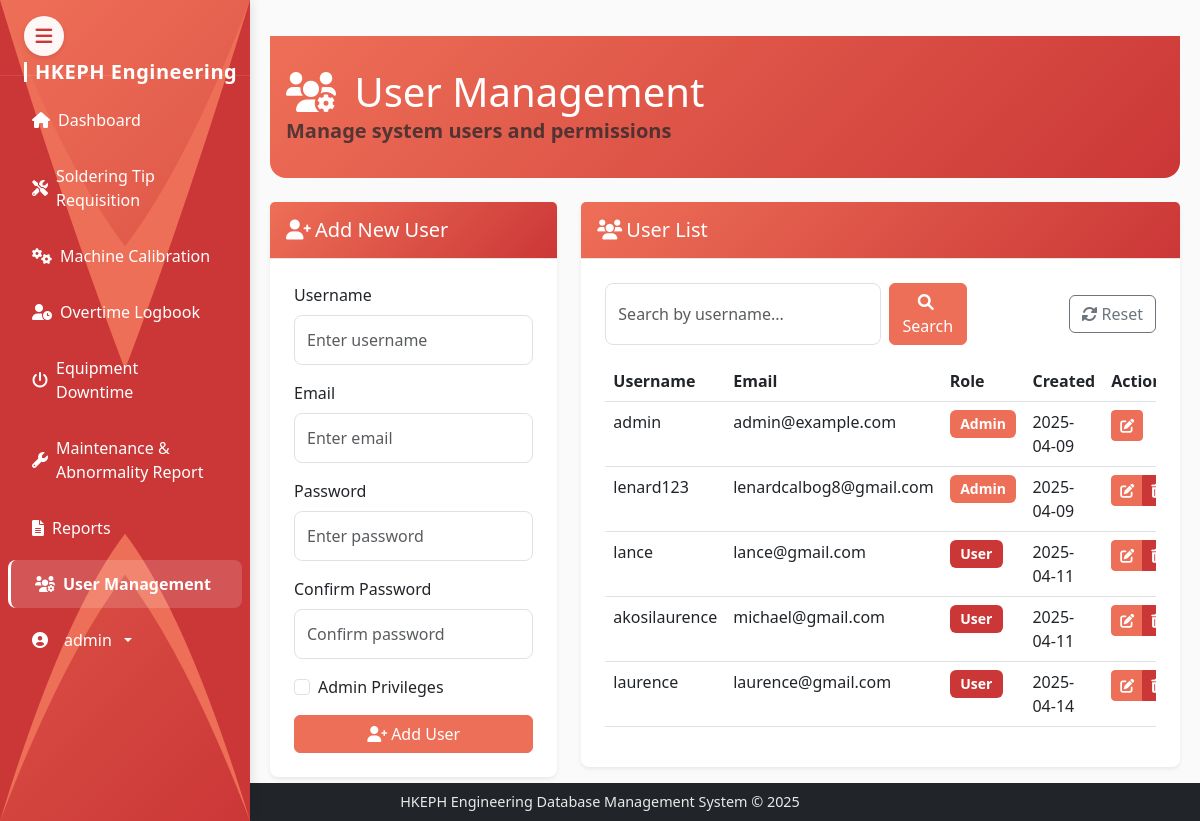
Screenshot of /users (signed in) with the database file from the repository.
### models.py (models this page shows, shortened)
class User(UserMixin, db.Model):
    id = db.Column(db.Integer, primary_key=True)
    username = db.Column(db.String(64), unique=True, nullable=False)
    email = db.Column(db.String(120), unique=True, nullable=False)
    password_hash = db.Column(db.String(256), nullable=False)
    is_admin = db.Column(db.Boolean, default=False)
    date_created = db.Column(db.DateTime, default=datetime.utcnow)

### routes.py (the view)
@app.route('/users')
@login_required
def user_management():
    if not current_user.is_admin:
        flash('Access denied. Admin privileges required.', 'danger')
        return redirect(url_for('dashboard'))
    search_query = request.args.get('search', '')
    if search_query:
        users = User.query.filter(
            User.username.ilike(f'%{search_query}%')
        ).all()
    else:
        users = User.query.all()
    form = UserForm()
    return render_template('user_management.html', users=users, form=form, search_query=search_query)

### forms.py
class UserForm(FlaskForm):
    username = StringField('Username', validators=[DataRequired(), Length(min=3, max=64)])
    email = StringField('Email', validators=[DataRequired(), Email(), Length(max=120)])
    password = PasswordField('Password', validators=[Optional(), Length(min=6, max=64)])
    confirm_password = PasswordField('Confirm Password', validators=[
        Optional(),
        EqualTo('password', message='Passwords must match')
    ])
    is_admin = BooleanField('Admin Privileges')

### app.py (called while the page is built)
@login_manager.user_loader
def load_user(user_id):
    return User.query.get(int(user_id))

### templates/user_management.html (shortened to what this page needs)
{% extends 'base.html' %}
{% block content %}
<div class="content-area">
    <div class="dashboard-header mb-4">
        <div class="header-content">
            <h1 class="mb-0" style="color: white;">
                <i class="fas fa-users-cog me-2" style="color: white;"></i>
                User Management
            </h1>
            <p class="lead text-muted mb-0 bold-welcome">
                Manage system users and permissions
            </p>
        </div>
    </div>
    <div class="row mb-4">
        <div class="col-md-4">
            <div class="card">
                <div class="card-header" style="background: linear-gradient(135deg, var(--accent-primary), var(--accent-secondary)); color: white;">
                    <h5 class="mb-0">
                        {% if edit_user %}
                        <i class="fas fa-user-edit me-1"></i>Edit User
                        {% else %}
                        <i class="fas fa-user-plus me-1"></i>Add New User
                        {% endif %}
                    </h5>
                </div>
                <div class="card-body">
                    {% if edit_user %}
                    <form method="POST" action="{{ url_for('edit_user', user_id=edit_user.id) }}">
                    {% else %}
                    <form method="POST" action="{{ url_for('add_user') }}">
                    {% endif %}
                        <div class="mb-3">
                            <label for="username" class="form-label">Username</label>
                            {{ form.username(class="form-control", placeholder="Enter username") }}
                        </div>
                        <div class="mb-3">
                            <label for="email" class="form-label">Email</label>
                            {{ form.email(class="form-control", placeholder="Enter email") }}
                        </div>
                        <div class="mb-3">
                            <label for="password" class="form-label">
                                Password
                            </label>
                            {{ form.password(class="form-control", placeholder="Enter password") }}
                        </div>
                        <div class="mb-3">
                            <label for="confirm_password" class="form-label">Confirm Password</label>
                            {{ form.confirm_password(class="form-control", placeholder="Confirm password") }}
                        </div>
                        <div class="mb-3 form-check">
                            {{ form.is_admin(class="form-check-input") }}
                            <label class="form-check-label" for="is_admin">Admin Privileges</label>
                        </div>
                        <div class="d-grid gap-2">
                            {% if edit_user %}
                            <button type="submit" class="btn btn-primary">
                                <i class="fas fa-save me-1"></i>Update User
                            </button>
                            <a href="{{ url_for('user_management') }}" class="btn btn-secondary">
                                <i class="fas fa-times me-1"></i>Cancel
                            </a>
                            {% else %}
                            <button type="submit" class="btn btn-primary">
                                <i class="fas fa-user-plus me-1"></i>Add User
                            </button>
                            {% endif %}
                        </div>
                    </form>
                </div>
            </div>
        </div>
        <div class="col-md-8">
            <div class="card">
                <div class="card-header" style="background: linear-gradient(135deg, var(--accent-primary), var(--accent-secondary)); color: white;">
                    <h5 class="mb-0"><i class="fas fa-users me-1"></i>User List</h5>
                </div>
                <div class="card-body">
                    <div class="d-flex justify-content-between align-items-center mb-3">
                        <form class="d-flex" method="GET" action="{{ url_for('user_management') }}">
                            <input type="text" class="form-control me-2" name="search" placeholder="Search by username..." value="{{ search_query if search_query else '' }}">
                            <button class="btn btn-primary" type="submit">
                                <i class="fas fa-search me-1"></i>Search
                            </button>
                        </form>
                        <a href="{{ url_for('user_management') }}" class="btn btn-outline-secondary">
                            <i class="fas fa-sync-alt me-1"></i>Reset
                        </a>
                    </div>
                    <div class="table-responsive">
                        <table class="table table-hover">
                            <thead>
                                <tr>
                                    <th>Username</th>
                                    <th>Email</th>
                                    <th>Role</th>
                                    <th>Created</th>
                                    <th>Actions</th>
                                </tr>
                            </thead>
                            <tbody>
                                {% for user in users %}
                                <tr>
                                    <td>{{ user.username }}</td>
                                    <td>{{ user.email }}</td>
                                    <td>
                                        {% if user.is_admin %}
                                        <span class="badge bg-primary">Admin</span>
                                        {% else %}
                                        <span class="badge bg-secondary">User</span>
                                        {% endif %}
                                    </td>
                                    <td>{{ user.date_created.strftime('%Y-%m-%d') }}</td>
                                    <td>
                                        <div class="btn-group btn-group-sm" role="group">
                                            <a href="{{ url_for('edit_user', user_id=user.id) }}" class="btn btn-warning">
                                                <i class="fas fa-edit"></i>
                                            </a>
                                            {% if user.id != current_user.id %}
                                            <button type="button" class="btn btn-danger" data-bs-toggle="modal" data-bs-target="#deleteUserModal-{{ user.id }}">
                                                <i class="fas fa-trash-alt"></i>
                                            </button>
                                            {% endif %}
                                        </div>
                                    </td>
                                </tr>
                                {% endfor %}
                            </tbody>
                        </table>
                    </div>
                </div>
            </div>
        </div>
    </div>
</div>
{% endblock %}

### templates/base.html (shortened to what this page needs)
<!DOCTYPE html>
<html lang="en" data-bs-theme="light" style="height: 100%;">
<head>
    <link href="https://cdn.jsdelivr.net/npm/bootstrap@5.3.0/dist/css/bootstrap.min.css" rel="stylesheet">
    <link rel="stylesheet" href="https://cdnjs.cloudflare.com/ajax/libs/font-awesome/6.0.0/css/all.min.css">
    <link rel="stylesheet" type="text/css" href="https://cdn.jsdelivr.net/npm/daterangepicker/daterangepicker.css" />
    <link rel="stylesheet" href="{{ url_for('static', filename='css/style.css') }}">
</head>
<body class="{% block body_class %}{% endblock %}" style="height: 100%; margin: 0;">
    <button class="sidebar-toggle" type="button" id="sidebarToggle">
        <i class="fas fa-bars"></i>
    </button>
    <nav class="sidebar" id="sidebar">
        <svg class="sidebar-wave" viewBox="0 0 100 100" preserveAspectRatio="none">
            <path d="M0 0 L0 100 Q25 80 50 70 Q75 80 100 100 L100 0 Q75 20 50 30 Q25 20 0 0 Z" fill="var(--accent-primary)"/>
            <path d="M0 0 L0 100 Q25 75 50 65 Q75 75 100 100 L100 0 Q75 25 50 45 Q25 25 0 0 Z" fill="var(--accent-secondary)"/>
        </svg>
        <div class="sidebar-brand">
            <a class="navbar-brand" href="{{ url_for('dashboard') }}">
                <span>HKEPH Engineering</span>
            </a>
        </div>
        {% if current_user.is_authenticated %}
        <ul class="sidebar-nav nav flex-column">
            <li class="nav-item">
                <a class="nav-link {% if request.path == url_for('dashboard') %}active fw-bold{% endif %}" href="{{ url_for('dashboard') }}">
                    <i class="fas fa-home"></i>
                    <span>Dashboard</span>
                </a>
            </li>
            <li class="nav-item">
                <a class="nav-link {% if request.path == url_for('soldering_tips') %}active fw-bold{% endif %}" href="{{ url_for('soldering_tips') }}">
                    <i class="fas fa-tools"></i>
                    <span>Soldering Tip Requisition</span>
                </a>
            </li>
            <li class="nav-item">
                <a class="nav-link {% if request.path == url_for('machine_calibrations') %}active fw-bold{% endif %}" href="{{ url_for('machine_calibrations') }}">
                    <i class="fas fa-cogs"></i>
                    <span>Machine Calibration</span>
                </a>
            </li>
            <li class="nav-item">
                <a class="nav-link {% if request.path == url_for('overtime_logbook') %}active fw-bold{% endif %}" href="{{ url_for('overtime_logbook') }}">
                    <i class="fas fa-user-clock"></i>
                    <span>Overtime Logbook</span>
                </a>
            </li>
            <li class="nav-item">
                <a class="nav-link {% if request.path == url_for('equipment_downtime') %}active fw-bold{% endif %}" href="{{ url_for('equipment_downtime') }}">
                    <i class="fas fa-power-off"></i>
                    <span>Equipment Downtime</span>
                </a>
            </li>
            <li class="nav-item">
                <a class="nav-link {% if request.path == url_for('maintenance_reports') %}active fw-bold{% endif %}" href="{{ url_for('maintenance_reports') }}">
                    <i class="fas fa-wrench"></i>
                    <span>Maintenance & Abnormality Report</span>
                </a>
            </li>
            <li class="nav-item">
                <a class="nav-link {% if request.path == url_for('reports') %}active fw-bold{% endif %}" href="{{ url_for('reports') }}">
                    <i class="fas fa-file-alt"></i>
                    <span>Reports</span>
                </a>
            </li>
            {% if current_user.is_admin %}
            <li class="nav-item">
                <a class="nav-link {% if request.path == url_for('user_management') %}active fw-bold{% endif %}" href="{{ url_for('user_management') }}">
                    <i class="fas fa-users-cog"></i>
                    <span>User Management</span>
                </a>
            </li>
            {% endif %}
            <li class="nav-item mt-auto">
                <div class="dropdown">
                    <a class="nav-link dropdown-toggle" href="#" id="sidebarDropdown" role="button" data-bs-toggle="dropdown" aria-expanded="false">
                        <i class="fas fa-user-circle me-2"></i>
                        <span>{{ current_user.username }}</span>
                    </a>
                </div>
            </li>
        </ul>
        {% endif %}
    </nav>
        <div class="main-flex-center">
            {% block content %}
            {% endblock %}
        </div>
        <footer class="bg-dark text-white position-fixed bottom-0 w-100 py-2 z-1020" style="
            background-color: rgba(0,0,0,0.8);
            left: 0;
            right: 0;
            width: 100%;
            text-align: center;
        ">
            <div class="container-fluid">
                <div class="row">
                    <div class="col-12">
                        <p class="mb-0" style="
                            color: rgba(255,255,255,0.9);
                            font-size: 0.9rem;
                            max-width: 100%;
                            word-wrap: break-word;
                            margin: 0 auto;
                            padding: 0 1rem;
                        ">HKEPH Engineering Database Management System &copy; 2025</p>
                    </div>
                </div>
            </div>
        </footer>
    </body>
    </html>

### static/css/style.css (style rules this page uses)
:root { --light-bg: #FAFAFA; --light-secondary: #E3E3E3; --accent-primary: #EE6F57; --accent-secondary: #CB3737; }
body { padding-bottom: 20px; background-image: url('/static/images/MachineBG.png'); background-size: cover; background-repeat: no-repeat; background-position: center center; min-height: 100vh; }
.card { border: none; box-shadow: 0 0.125rem 0.25rem rgba(0, 0, 0, 0.075); transition: all 0.3s ease; }
.card-header { border-bottom: none; }
.table th { font-weight: 600; border-top: none; }
.btn-primary { background-color: var(--accent-primary); border-color: var(--accent-primary); }
.btn-warning { background-color: var(--accent-primary); border-color: var(--accent-primary); color: white; }
.btn-danger { background-color: var(--accent-secondary); border-color: var(--accent-secondary); }
.badge.bg-primary { background-color: var(--accent-primary) !important; }
.badge.bg-secondary { background-color: var(--accent-secondary) !important; }
.btn-group > .btn { margin-right: 0; }
.content-area { margin-left: var(--sidebar-width); transition: margin-left 0.3s cubic-bezier(0.4, 0, 0.2, 1); }
.content-area { padding-top: 60px; }
.sidebar-toggle { position: fixed; top: 1rem; left: var(--sidebar-width); z-index: 1050; }
.sidebar-brand { padding: 1.5rem; height: 60px; }
.sidebar-brand .navbar-brand { display: flex; align-items: center; height: 100%; padding-left: 0rem; padding-top: 2.5rem; }
.navbar-brand { transition: all 0.3s ease; }
.navbar-brand { display: flex; align-items: center; gap: 0.5rem; }

### templates/user_management.html (style rules this page uses)
.dashboard-header { background: linear-gradient(135deg, var(--accent-primary), var(--accent-secondary)); padding: 2rem 0; border-radius: 0 0 1rem 1rem; margin-bottom: 2rem; }
.header-content { max-width: 1200px; margin: 0 auto; padding: 0 1rem; }
.bold-welcome { font-weight: bold; color: white; }

### rows the page displays
User: username "admin", email "admin@example.com", is_admin "Admin", date_created "2025-04-09"
User: username "lenard123", email "lenardcalbog8@gmail.com", is_admin "Admin", date_created "2025-04-09"
User: username "lance", email "lance@gmail.com", is_admin "User", date_created "2025-04-11"
User: username "akosilaurence", email "michael@gmail.com", is_admin "User", date_created "2025-04-11"
User: username "laurence", email "laurence@gmail.com", is_admin "User", date_created "2025-04-14"
